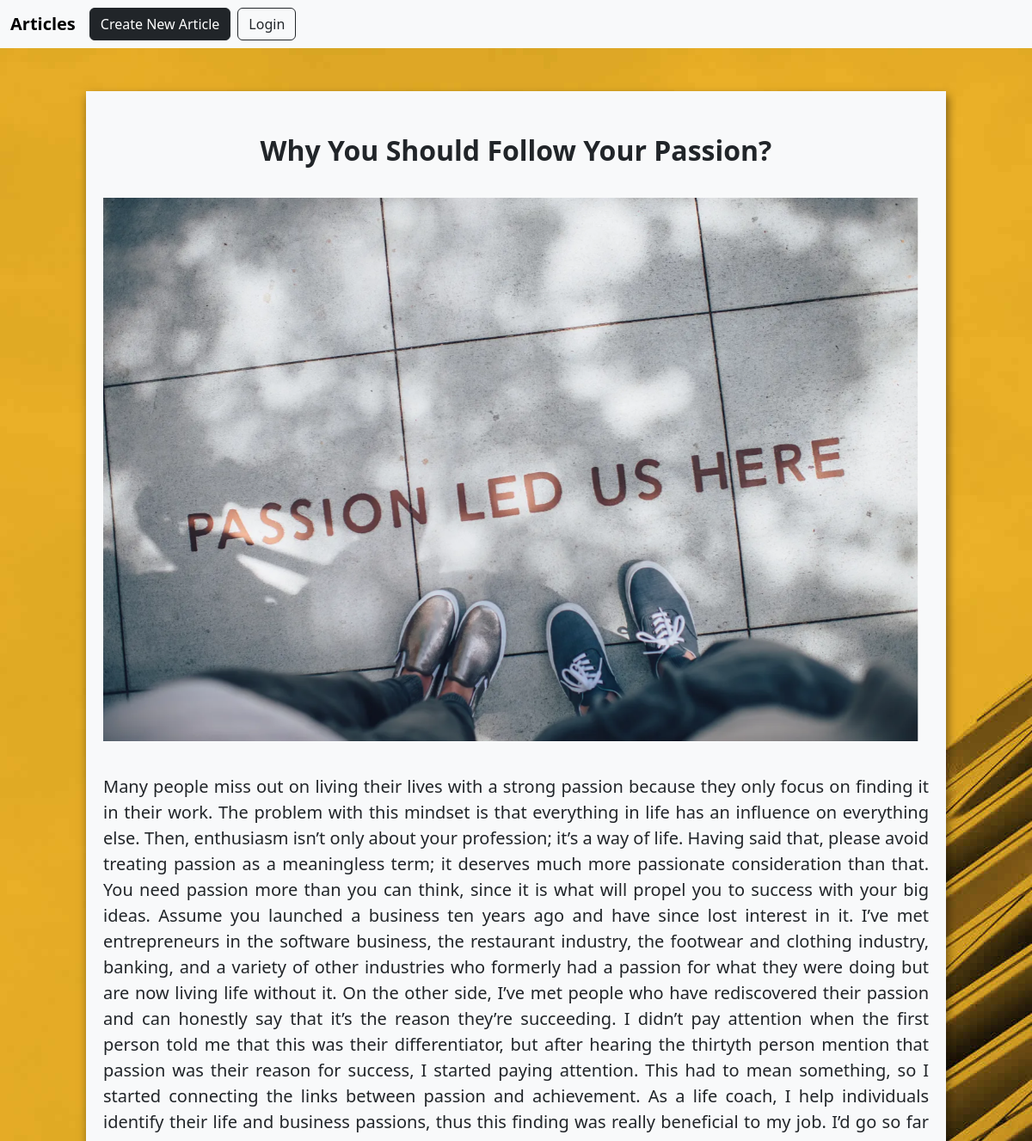
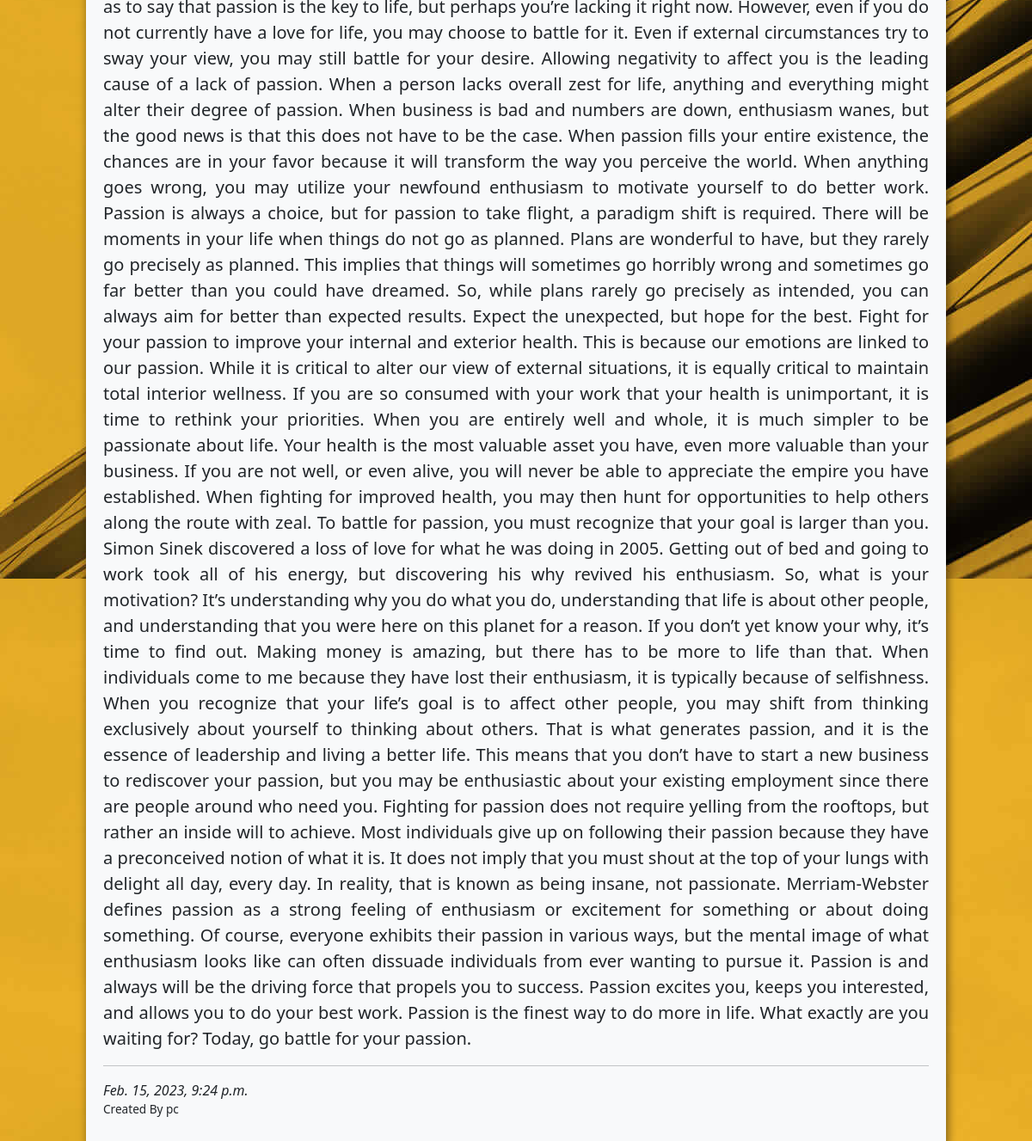
Page /follow-passion/ on the committed database (2 pictures, top to bottom).
### app/models.py (models this page shows, shortened)
class Article(models.Model):
    title = models.CharField(max_length=100)
    slug = models.SlugField()
    body = models.TextField()
    date = models.DateTimeField(auto_now_add=True)
    photo = models.ImageField(default='default.png',blank=True)
    author = models.ForeignKey(User, default = None ,on_delete=models.CASCADE)

### app/views.py (the view)
# urls.py: path('<slug:slug>/', show_detail, name="details"),
def show_detail(request, slug):
    article_detail = Article.objects.get(slug=slug)
    a = render(request, "app/detail_view.html", {"article_details":article_detail})
    return a

### app/templates/app/detail_view.html (shortened to what this page needs)
{% extends 'app/navbar.html' %}
{%load static%}
{%block content%}
<div id="article_detail">
    <p class="article_title">{{article_details.title}}</p>
    <img class="img-fluid mx-auto" src = "{{article_details.photo.url}}" />
    <p class="article_body">{{article_details.body}}</p>
    <hr>
    <i>{{article_details.date}}</i>
    <p class="author">Created By {{article_details.author}}</p>
</div>
{%endblock content%}

### static/css/style.css (style rules this page uses)
#article_detail { background-color: #F8F9FA; max-width: 1000px; margin: 50px auto; padding: 30px 20px; box-shadow: 2px 5px 10px rgba(0, 0, 0, 0.5); }
.article_title { font-size: 2rem; font-weight: 800; text-align: center; padding: 15px 0 15px 0; }
body { background-image: url("/static/img/hero-bg.jpg"); }
.author { font-size: 0.85rem; margin-bottom: -0.05%; }
.article_body { padding-top: 4%; font-size: 1.25rem; font-family: 'Segoe UI', Tahoma, Geneva, Verdana, sans-serif; text-align: justify; }

### rows in the picture
Article: title "Why You Should Follow Your Passion?", photo (picture), body "Many people miss out on living their lives with a strong passion because they only focus on finding it in their work. The problem with this mindset is that everything in life has an influence on everything else. Then, enthusiasm isn’t only about your profession; it’s a way of life. Having said that, please avoid treating passion as a meaningless term; it deserves much more passionate consideration than that. You need passion more than you can think, since it is what will propel you to success with your big ideas. Assume you launched a business ten years ago and have since lost interest in it. I’ve met entrepreneurs in the software business, the restaurant industry, the footwear and clothing…", date "Feb. 15, 2023, 9:24 p.m.", author "pc"
